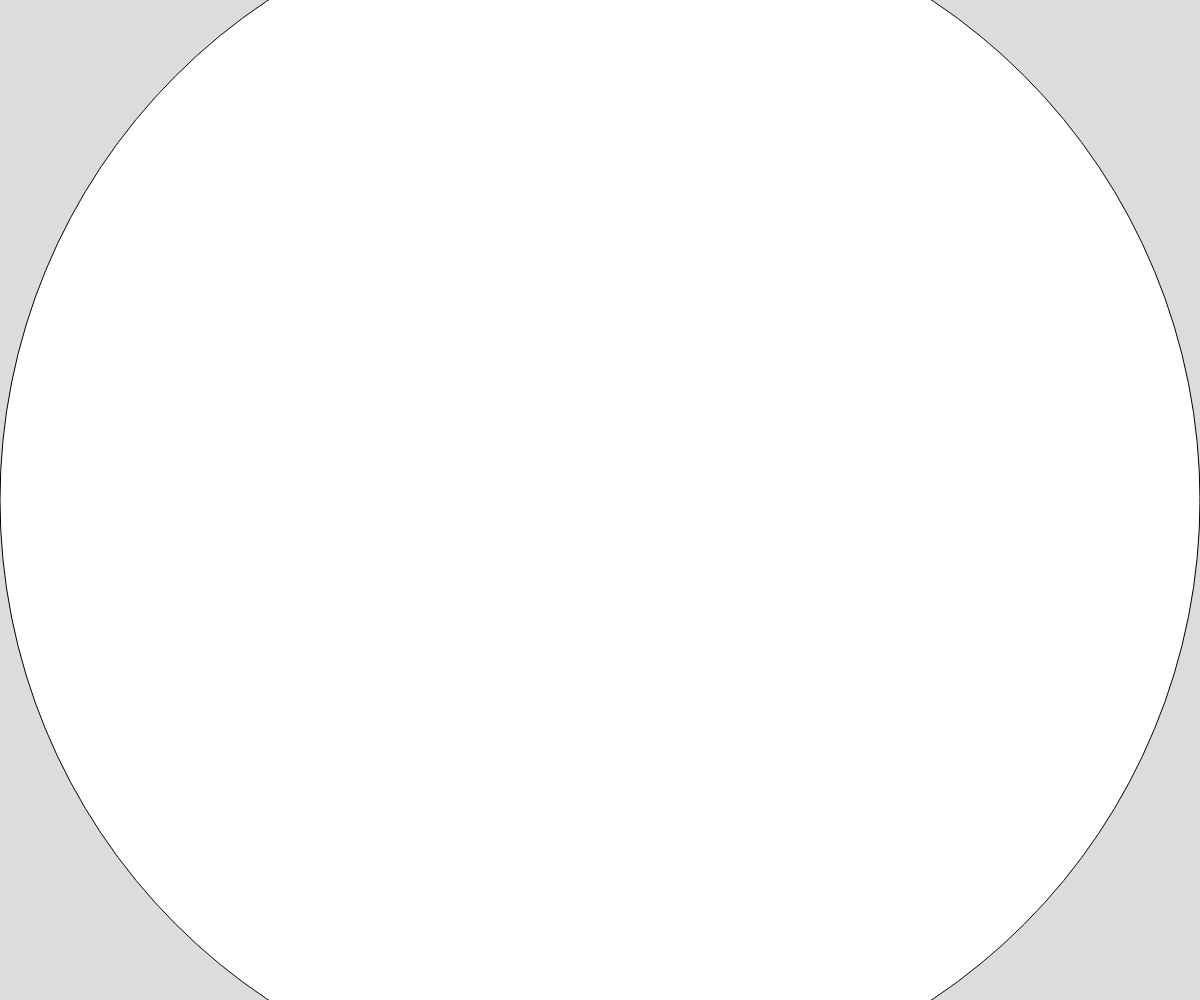
Frame 1 (no input)
Frame 60 (no input): identical to frame 1, image omitted
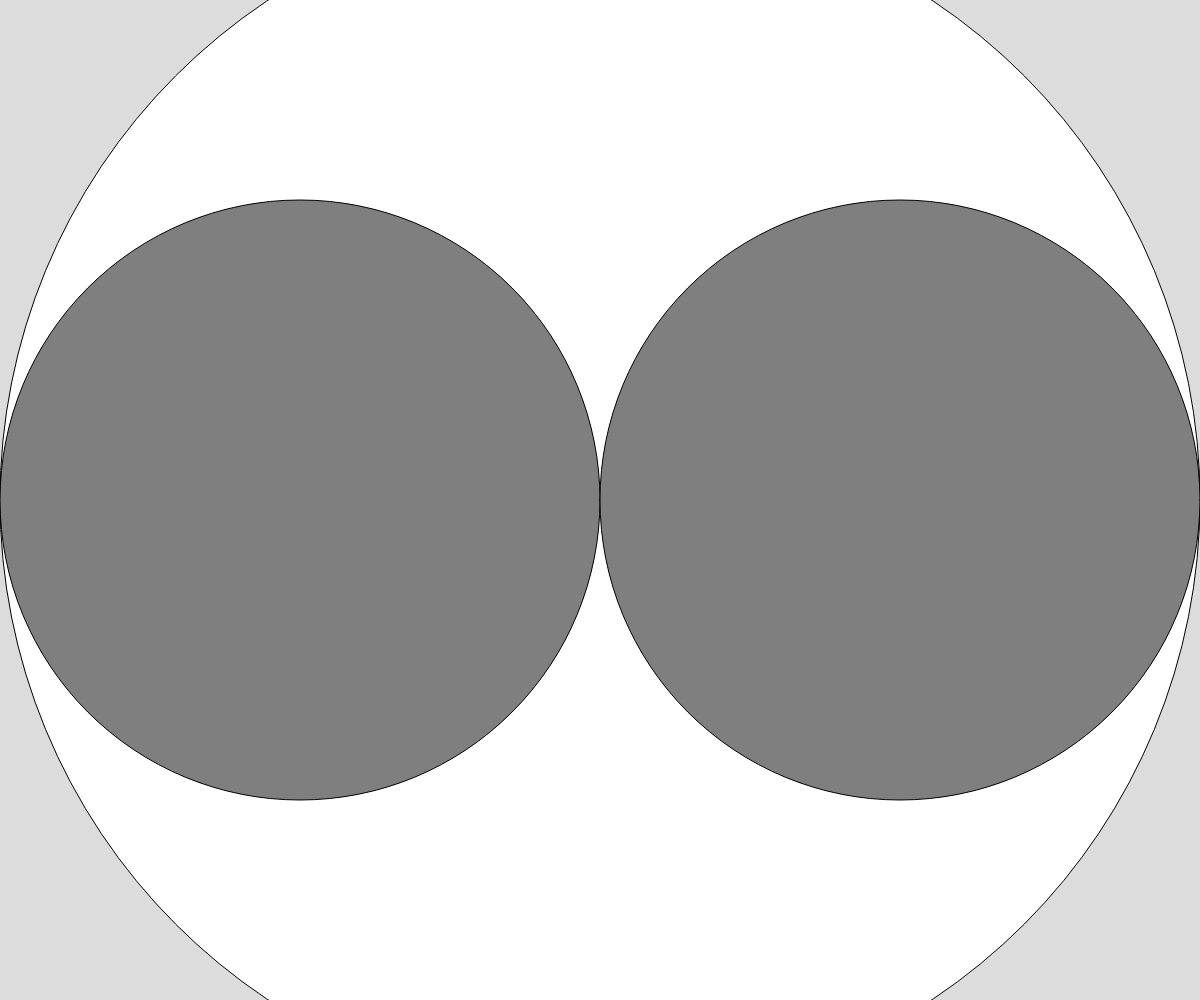
Frame 120 (the mouse pressed at the canvas centre since frame 60)

The p5.js sketch that drew these frames (run headless with seeded random() and noise() and a simulated clock; from frame 60 on, the mouse is pressed at the canvas centre):

// p5.js sketch
// ── sketch.js
// Fractal Circles Demo (Recursion)


function setup() {
  createCanvas(windowWidth, windowHeight);
}

function draw() {
  background(220);

  drawCircle(width/2, width / 2);
}

function drawCircle(x, radius){
  let fillColor = map(radius, width/2, 2, 255, 0);
  fill(fillColor);
  circle(x, height/2, radius * 2);

  // base case
  let maxRadius = map(mouseX, 0, width, width/2, 2);
  if (radius > maxRadius){
    drawCircle(x - radius/2, radius/2);
    drawCircle(x + radius/2, radius/2);
  }
}
